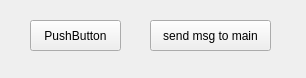
<?xml version="1.0" encoding="UTF-8"?>
<ui version="4.0">
 <class>Sub_Form</class>
 <widget class="QWidget" name="Sub_Form">
  <property name="geometry">
   <rect>
    <x>0</x>
    <y>0</y>
    <width>306</width>
    <height>78</height>
   </rect>
  </property>
  <property name="windowTitle">
   <string>SubForm</string>
  </property>
  <widget class="QPushButton" name="pushButton">
   <property name="geometry">
    <rect>
     <x>150</x>
     <y>20</y>
     <width>121</width>
     <height>31</height>
    </rect>
   </property>
   <property name="text">
    <string>send msg to main</string>
   </property>
  </widget>
  <widget class="QPushButton" name="pushButton_2">
   <property name="geometry">
    <rect>
     <x>30</x>
     <y>20</y>
     <width>91</width>
     <height>31</height>
    </rect>
   </property>
   <property name="text">
    <string>PushButton</string>
   </property>
  </widget>
 </widget>
 <resources/>
 <connections>
  <connection>
   <sender>pushButton_2</sender>
   <signal>clicked()</signal>
   <receiver>Sub_Form</receiver>
   <slot>pushBtn2_clicked()</slot>
   <hints>
    <hint type="sourcelabel">
     <x>53</x>
     <y>302</y>
    </hint>
    <hint type="destinationlabel">
     <x>68</x>
     <y>202</y>
    </hint>
   </hints>
  </connection>
  <connection>
   <sender>pushButton</sender>
   <signal>clicked()</signal>
   <receiver>Sub_Form</receiver>
   <slot>close()</slot>
   <hints>
    <hint type="sourcelabel">
     <x>356</x>
     <y>323</y>
    </hint>
    <hint type="destinationlabel">
     <x>387</x>
     <y>248</y>
    </hint>
   </hints>
  </connection>
 </connections>
 <slots>
  <slot>pushBtn2_clicked()</slot>
 </slots>
</ui>
